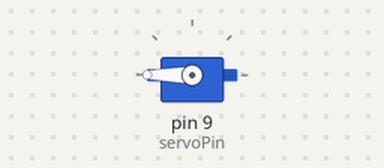
Bench run of a sketch on a simulated Arduino Uno, built with avr-gcc and run on an emulated ATmega328P. Parts: servo.

Above: at 0.05 s.
Timing chart, 0 to 4.6 s (numbered marks = the images above):
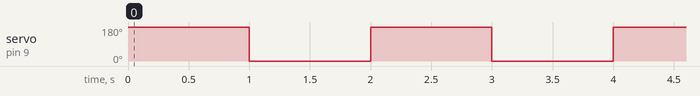

Measured:
- by itself, servo on pin 9 (servoPin): alternates 180° for 1.0 s and 0° for 1.0 s

The sketch:

Motor.ino
```cpp
#include <Servo.h> //add '<' and '>' before and after servo.h

int servoPin = 9;

Servo servo;
//Servo servo1;

int servoAngle = 0;   // servo position in degrees

void setup()
{
  Serial.begin(9600);
  servo.attach(servoPin);
  //  servo1.attach(111);
}
 int i =0;
 int j=1;

void loop()
{
//control the servo's direction and the position of the motor
//for(i = 0,j=1; i<180 || j<=180; i++,j++){
   servo.write(180);      // Turn SG90 servo Left to 45 degrees
   delay(1000);
   //servo1.write(i);
   //delay(1000);// Wait 1 second
   servo.write(0);
   delay(1000);
   //servo1.write(j);// Turn SG90 servo back to 90 degrees (center position)
   //delay(1000);
//}
//end control the servo's direction and the position of the motor


//control the servo's speed

//if you change the delay value (from example change 50 to 10), the speed of the servo changes

  //end control the servo's speed
}
```
